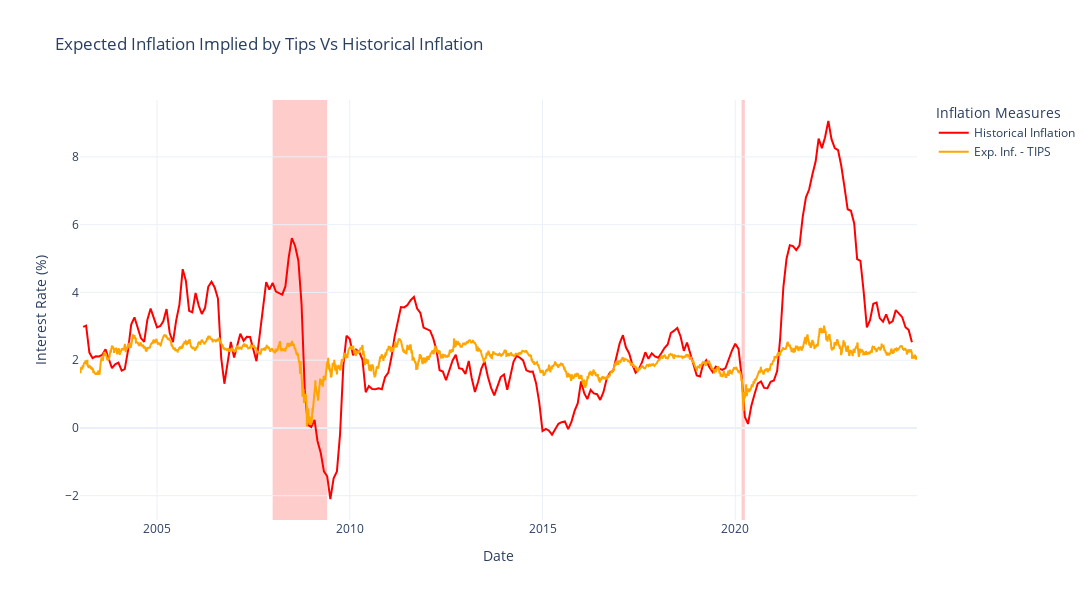

The notebook cell this image was saved under:
### Code cell
# Create a subplot with 2 rows
fig = make_subplots(rows=1, cols=1, vertical_spacing=0.1)

# Add the trace for 3 Month Treasury to the first subplot
fig.add_trace(go.Scatter(
    x=us_cpi.index, 
    y=us_cpi["inflation"], 
    mode='lines', 
    name="Historical Inflation",
    line=dict(color="red")
), row=1, col=1)

fig.add_trace(go.Scatter(
    x=expected_inflation.index, 
    y=expected_inflation["avg_ann_inf"], 
    mode='lines', 
    name="Exp. Inf. - TIPS",
    line=dict(color="orange")
), row=1, col=1)

for start, end in recession_periods:
    fig.add_vrect(
        x0=start, x1=end,
        fillcolor="red", opacity=0.2,
        layer="below", line_width=0,
        row=1, col=1
    )

# fig.update_xaxes(title_text="Date", row=1, col=1,title_font=dict(size=18))
fig.update_layout(
    title="Expected Inflation Implied by Tips Vs Historical Inflation",
    yaxis_title="Interest Rate (%)",
    xaxis_title = "Date",
    template="plotly_white",
    legend_title="Inflation Measures",
    width = 1500,
    height = 600
)

### Figure 1 — Plotly figure (JSON) as saved in the notebook; plotly's stock layout.template omitted (floating-point values rounded to 4 significant figures; data arrays with more than 128 entries replaced by an {"elided": "..."} marker saying what was removed)
{"data": [{"line": {"color": "red"}, "mode": "lines", "name": "Historical Inflation", "type": "scatter", "x": {"elided": "259 str values"}, "xaxis": "x", "y": {"elided": "259 float values"}, "yaxis": "y"}, {"line": {"color": "orange"}, "mode": "lines", "name": "Exp. Inf. - TIPS", "type": "scatter", "x": {"elided": "5434 str values"}, "xaxis": "x", "y": {"elided": "5434 float values"}, "yaxis": "y"}], "layout": {"height": 600, "legend": {"title": {"text": "Inflation Measures"}}, "shapes": [{"fillcolor": "red", "layer": "below", "line": {"width": 0}, "opacity": 0.2, "type": "rect", "x0": "2008-01-01T00:00:00", "x1": "2009-06-01T00:00:00", "xref": "x", "y0": 0, "y1": 1, "yref": "y domain"}, {"fillcolor": "red", "layer": "below", "line": {"width": 0}, "opacity": 0.2, "type": "rect", "x0": "2020-03-01T00:00:00", "x1": "2020-04-01T00:00:00", "xref": "x", "y0": 0, "y1": 1, "yref": "y domain"}], "title": {"text": "Expected Inflation Implied by Tips Vs Historical Inflation"}, "width": 1500, "xaxis": {"anchor": "y", "domain": [0, 1], "title": {"text": "Date"}}, "yaxis": {"anchor": "x", "domain": [0, 1], "title": {"text": "Interest Rate (%)"}}}}
